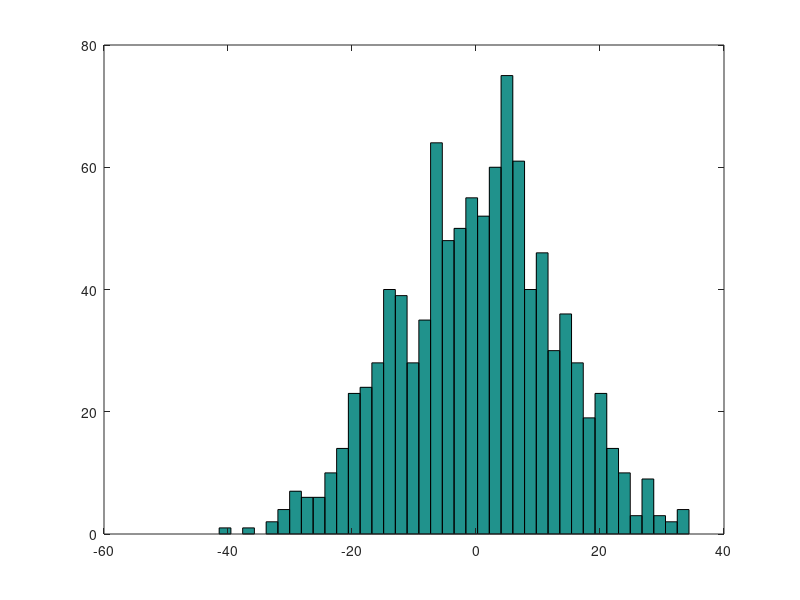

The MATLAB script that drew this image:
% Octave Basics

1+2

c = 'Hello World!'
c

1 == 2 % false
1~= 2 % true
1 && 2 % and
1 || 2 % or

PS1('>> '); 

a = pi

% Vectors & Matrices

A = [1 2; 3 4; 5 6]   % 3 x 2
B = [1; 2; 3]  % 3 x 1
v = 1:0.1:2  % from 1 to 2 in steps of 0.1
ones(2,3) % 2 x 3 matrix of ones

rand(3,3) % 3 x 3 matrix of random numbers
randn(3,4) % 3 x 4 matrix of numbers from a normal distribution

w = sqrt(2)*9*(randn(1,1000))
hist(w,40)

eye(4) % singular matrix of size 4

help eye % help for function 'eye'